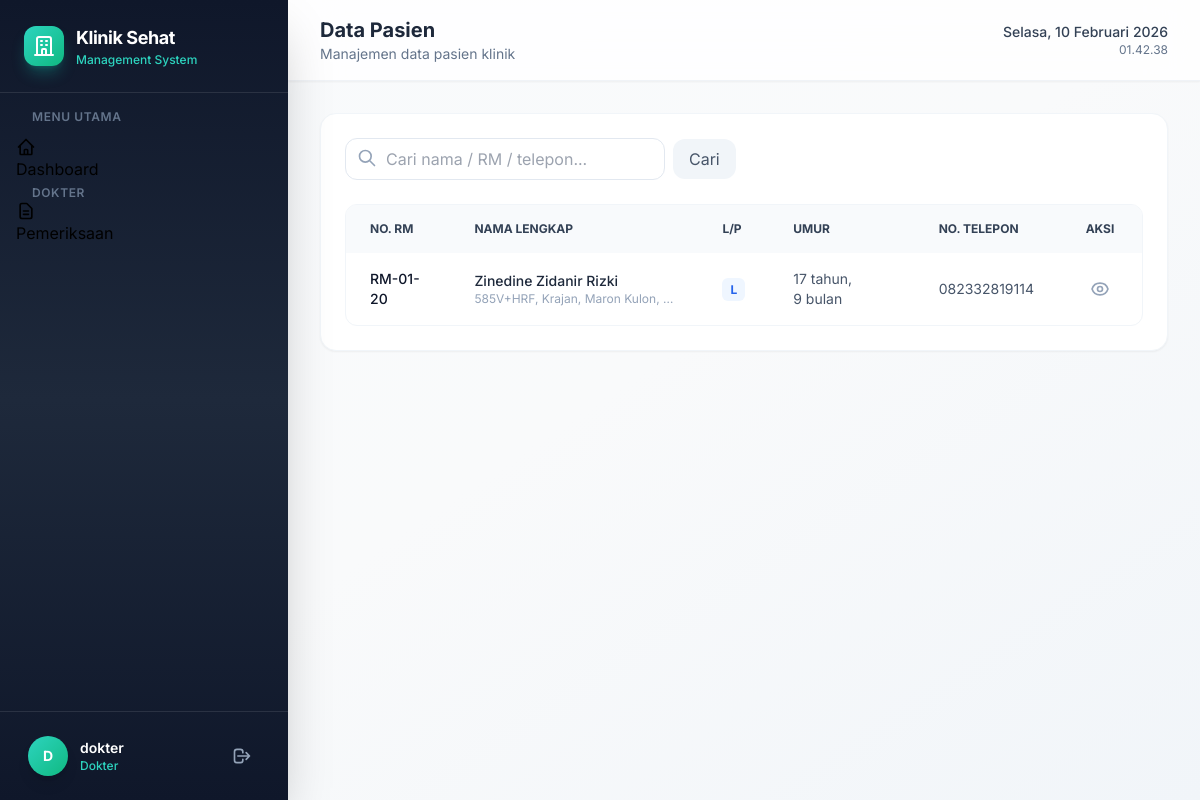
Screenshot of /patients/ (signed in) with the database file from the repository.
### clinic_auth/models.py (models this page shows, shortened)
class User(AbstractUser):
    ROLE_CHOICES = [
        ("admin", "Admin"),
        ("loket", "Loket"),
        ("ugd", "UGD"),
        ("dokter", "Dokter"),
        ("farmasi", "Farmasi"),
    ]
    role = models.CharField(max_length=20, choices=ROLE_CHOICES, default="loket")
    phone = models.CharField(max_length=20, blank=True)
    class Meta:
        db_table = "users"

### patients/models.py (models this page shows, shortened)
class Patient(models.Model):
    GENDER_CHOICES = [
        ("L", "Laki-laki"),
        ("P", "Perempuan"),
    ]
    medical_record_number = models.CharField(
        max_length=20, unique=True, verbose_name="No. Rekam Medis"
    )
    name = models.CharField(max_length=100, verbose_name="Nama Lengkap")
    birth_date = models.DateField(verbose_name="Tanggal Lahir")
    gender = models.CharField(
        max_length=10, choices=GENDER_CHOICES, verbose_name="Jenis Kelamin"
    )
    address = models.TextField(verbose_name="Alamat")
    phone = models.CharField(max_length=20, verbose_name="No. Telepon")
    created_at = models.DateTimeField(auto_now_add=True)
    updated_at = models.DateTimeField(auto_now=True)
    class Meta:
        db_table = "patients"
        ordering = ["-created_at"]
        verbose_name = "Pasien"
        verbose_name_plural = "Pasien"

### patients/views.py (the view)
# urls.py: path("", views.PatientListView.as_view(), name="patient-list"),
class PatientListView(RoleRequiredMixin, ListView):
    allowed_roles = ["loket", "ugd", "dokter", "farmasi"]
    model = Patient
    template_name = "patients/list.html"
    context_object_name = "patients"
    paginate_by = 20
    def get_queryset(self):
        qs = super().get_queryset()
        search = self.request.GET.get("search", "")
        if search:
            qs = qs.filter(
                Q(medical_record_number__icontains=search)
                | Q(name__icontains=search)
                | Q(phone__icontains=search)
            )
        return qs

### clinic_auth/mixins.py (called while the page is built)
    def test_func(self):
        if not self.request.user.is_authenticated:
            return False
        if self.request.user.role == "admin":
            return True
        return self.request.user.role in self.allowed_roles

### templates/patients/list.html (shortened to what this page needs)
{% extends 'base.html' %}
{% block page_title %}Data Pasien{% endblock %}
{% block page_subtitle %}Manajemen data pasien klinik{% endblock %}
{% block content %}
<div class="bg-white rounded-2xl p-6 shadow-sm border border-slate-100">
    <div class="flex flex-col md:flex-row md:items-center justify-between gap-4 mb-6">
        <form method="get" class="flex items-center gap-2 w-full md:w-auto">
            <div class="relative w-full md:w-80">
                <input type="text" name="search" value="{{ request.GET.search }}" placeholder="Cari nama / RM / telepon..."
                    class="w-full pl-10 pr-4 py-2 rounded-xl border border-slate-200 focus:ring-2 focus:ring-teal-500 focus:border-transparent transition-all">
                <svg class="w-5 h-5 text-slate-400 absolute left-3 top-2.5" fill="none" stroke="currentColor" viewBox="0 0 24 24">
                    <path stroke-linecap="round" stroke-linejoin="round" stroke-width="2" d="M21 21l-6-6m2-5a7 7 0 11-14 0 7 7 0 0114 0z"/>
                </svg>
            </div>
            <button type="submit" class="px-4 py-2 bg-slate-100 text-slate-600 rounded-xl hover:bg-slate-200 transition-colors">
                Cari
            </button>
        </form>
    </div>
    <div class="overflow-x-auto rounded-xl border border-slate-100">
        <table class="w-full text-left text-sm text-slate-600">
            <thead class="bg-slate-50 text-slate-700 font-semibold uppercase text-xs">
                <tr>
                    <th class="px-6 py-4">No. RM</th>
                    <th class="px-6 py-4">Nama Lengkap</th>
                    <th class="px-6 py-4">L/P</th>
                    <th class="px-6 py-4">Umur</th>
                    <th class="px-6 py-4">No. Telepon</th>
                    <th class="px-6 py-4 text-center">Aksi</th>
                </tr>
            </thead>
            <tbody class="divide-y divide-slate-100">
                {% for patient in patients %}
                <tr class="hover:bg-slate-50 transition-colors">
                    <td class="px-6 py-4 font-medium text-slate-900">{{ patient.medical_record_number }}</td>
                    <td class="px-6 py-4">
                        <div class="font-medium text-slate-800">{{ patient.name }}</div>
                        <div class="text-xs text-slate-400 truncate max-w-[200px]">{{ patient.address }}</div>
                    </td>
                    <td class="px-6 py-4">
                        <span class="px-2 py-1 rounded-md text-xs font-bold {% if patient.gender == 'L' %}bg-blue-50 text-blue-600{% else %}bg-pink-50 text-pink-600{% endif %}">
                            {{ patient.gender }}
                        </span>
                    </td>
                    <td class="px-6 py-4">{{ patient.birth_date|timesince }}</td>
                    <td class="px-6 py-4">{{ patient.phone|default:"-" }}</td>
                    <td class="px-6 py-4 text-center">
                        <div class="flex items-center justify-center gap-2">
                            <a href="{% url 'patient-detail' patient.pk %}" class="p-2 text-slate-400 hover:text-teal-600 hover:bg-teal-50 rounded-lg transition-all" title="Detail">
                            </a>
                        </div>
                    </td>
                </tr>
                {% empty %}
                <tr>
                    <td colspan="6" class="px-6 py-12 text-center text-slate-500 italic bg-slate-50/50 rounded-lg">
                        Belum ada data pasien. Tambahkan pasien baru.
                    </td>
                </tr>
                {% endfor %}
            </tbody>
        </table>
    </div>
</div>
{% endblock %}

### templates/base.html (shortened to what this page needs)
{% load static %}
<!DOCTYPE html>
<html lang="id" class="h-full">
<head>
    <script src="https://cdn.tailwindcss.com"></script>
    <link href="https://cdn.jsdelivr.net/npm/heroicons@2.0.18/heroicons.min.css" rel="stylesheet">
</head>
<body class="h-full bg-gradient-to-br from-slate-50 via-gray-50 to-slate-100">
    {% if user.is_authenticated %}
    <div class="flex h-screen overflow-hidden">
        <aside id="sidebar" class="w-72 bg-gradient-to-b from-slate-900 via-slate-800 to-slate-900 flex flex-col shadow-2xl z-30 transition-all duration-300 flex-shrink-0">
            <div class="p-6 border-b border-white/10">
                <div class="flex items-center gap-3">
                    <div class="w-10 h-10 rounded-xl bg-gradient-to-br from-teal-400 to-emerald-500 flex items-center justify-center shadow-lg shadow-teal-500/30">
                        <svg class="w-6 h-6 text-white" fill="none" stroke="currentColor" viewBox="0 0 24 24">
                            <path stroke-linecap="round" stroke-linejoin="round" stroke-width="2" d="M19 21V5a2 2 0 00-2-2H7a2 2 0 00-2 2v16m14 0h2m-2 0h-5m-9 0H3m2 0h5M9 7h1m-1 4h1m4-4h1m-1 4h1m-5 10v-5a1 1 0 011-1h2a1 1 0 011 1v5m-4 0h4"/>
                        </svg>
                    </div>
                    <div>
                        <h1 class="text-lg font-bold text-white tracking-tight">Klinik Sehat</h1>
                        <p class="text-xs text-teal-400 font-medium">Management System</p>
                    </div>
                </div>
            </div>
            <nav class="flex-1 p-4 space-y-1 overflow-y-auto">
                <p class="text-xs font-semibold text-slate-500 uppercase tracking-wider px-4 mb-3">Menu Utama</p>
                <a href="{% url 'dashboard' %}" class="sidebar-link {% if request.resolver_match.url_name == 'dashboard' %}active{% endif %}">
                    <svg class="w-5 h-5" fill="none" stroke="currentColor" viewBox="0 0 24 24"><path stroke-linecap="round" stroke-linejoin="round" stroke-width="2" d="M3 12l2-2m0 0l7-7 7 7M5 10v10a1 1 0 001 1h3m10-11l2 2m-2-2v10a1 1 0 01-1 1h-3m-6 0a1 1 0 001-1v-4a1 1 0 011-1h2a1 1 0 011 1v4a1 1 0 001 1m-6 0h6"/></svg>
                    Dashboard
                </a>
                {% if user.role == 'admin' or user.role == 'dokter' %}
                <p class="text-xs font-semibold text-slate-500 uppercase tracking-wider px-4 mt-6 mb-3">Dokter</p>
                <a href="{% url 'examination-list' %}" class="sidebar-link {% if 'examination' in request.resolver_match.url_name %}active{% endif %}">
                    <svg class="w-5 h-5" fill="none" stroke="currentColor" viewBox="0 0 24 24"><path stroke-linecap="round" stroke-linejoin="round" stroke-width="2" d="M9 12h6m-6 4h6m2 5H7a2 2 0 01-2-2V5a2 2 0 012-2h5.586a1 1 0 01.707.293l5.414 5.414a1 1 0 01.293.707V19a2 2 0 01-2 2z"/></svg>
                    Pemeriksaan
                </a>
                {% endif %}
            </nav>
            <div class="p-4 border-t border-white/10">
                <div class="flex items-center gap-3 px-3 py-2">
                    <div class="w-10 h-10 rounded-full bg-gradient-to-br from-teal-400 to-emerald-500 flex items-center justify-center text-white font-bold text-sm shadow-lg">
                        {{ user.first_name|default:user.username|first|upper }}
                    </div>
                    <div class="flex-1 min-w-0">
                        <p class="text-sm font-semibold text-white truncate">{{ user.get_full_name|default:user.username }}</p>
                        <p class="text-xs text-teal-400 font-medium">{{ user.get_role_display }}</p>
                    </div>
                    <a href="{% url 'logout' %}" class="p-2 rounded-lg text-slate-400 hover:text-red-400 hover:bg-white/10 transition-all" title="Logout">
                        <svg class="w-5 h-5" fill="none" stroke="currentColor" viewBox="0 0 24 24"><path stroke-linecap="round" stroke-linejoin="round" stroke-width="2" d="M17 16l4-4m0 0l-4-4m4 4H7m6 4v1a3 3 0 01-3 3H6a3 3 0 01-3-3V7a3 3 0 013-3h4a3 3 0 013 3v1"/></svg>
                    </a>
                </div>
            </div>
        </aside>
        <div class="flex-1 flex flex-col overflow-hidden">
            <header class="bg-white/80 backdrop-blur-xl border-b border-slate-200/50 px-8 py-4 flex items-center justify-between shadow-sm z-20">
                <div class="flex items-center gap-4">
                    <div>
                        <h2 class="text-xl font-bold text-slate-800">{% block page_title %}Dashboard{% endblock %}</h2>
                        <p class="text-sm text-slate-500">{% block page_subtitle %}Selamat datang di Sistem Manajemen Klinik{% endblock %}</p>
                    </div>
                </div>
                <div class="flex items-center gap-3">
                    <div class="text-right hidden sm:block">
                        <p class="text-sm font-medium text-slate-700" id="current-date"></p>
                        <p class="text-xs text-slate-500" id="current-time"></p>
                    </div>
                </div>
            </header>
            <main class="flex-1 overflow-y-auto p-8">
                {% block content %}{% endblock %}
            </main>
        </div>
    </div>
    {% else %}
        {% block auth_content %}{% endblock %}
    {% endif %}
</body>
</html>

### templates/base.html (style rules this page uses)
* { font-family: 'Inter', system-ui, -apple-system, sans-serif; }
.sidebar-link { @apply flex items-center gap-3 px-4 py-3 rounded-xl text-slate-300 hover:text-white hover:bg-white/10 transition-all duration-200; }

### rows the page displays
User: first_name|first "D", get_full_name "dokter", role "Dokter"
Patient: medical_record_number "RM-01-20", name "Zinedine Zidanir Rizki", address "585V+HRF, Krajan, Maron Kulon,…", gender "L", birth_date "17 tahun, 9 bulan", phone "082332819114"
